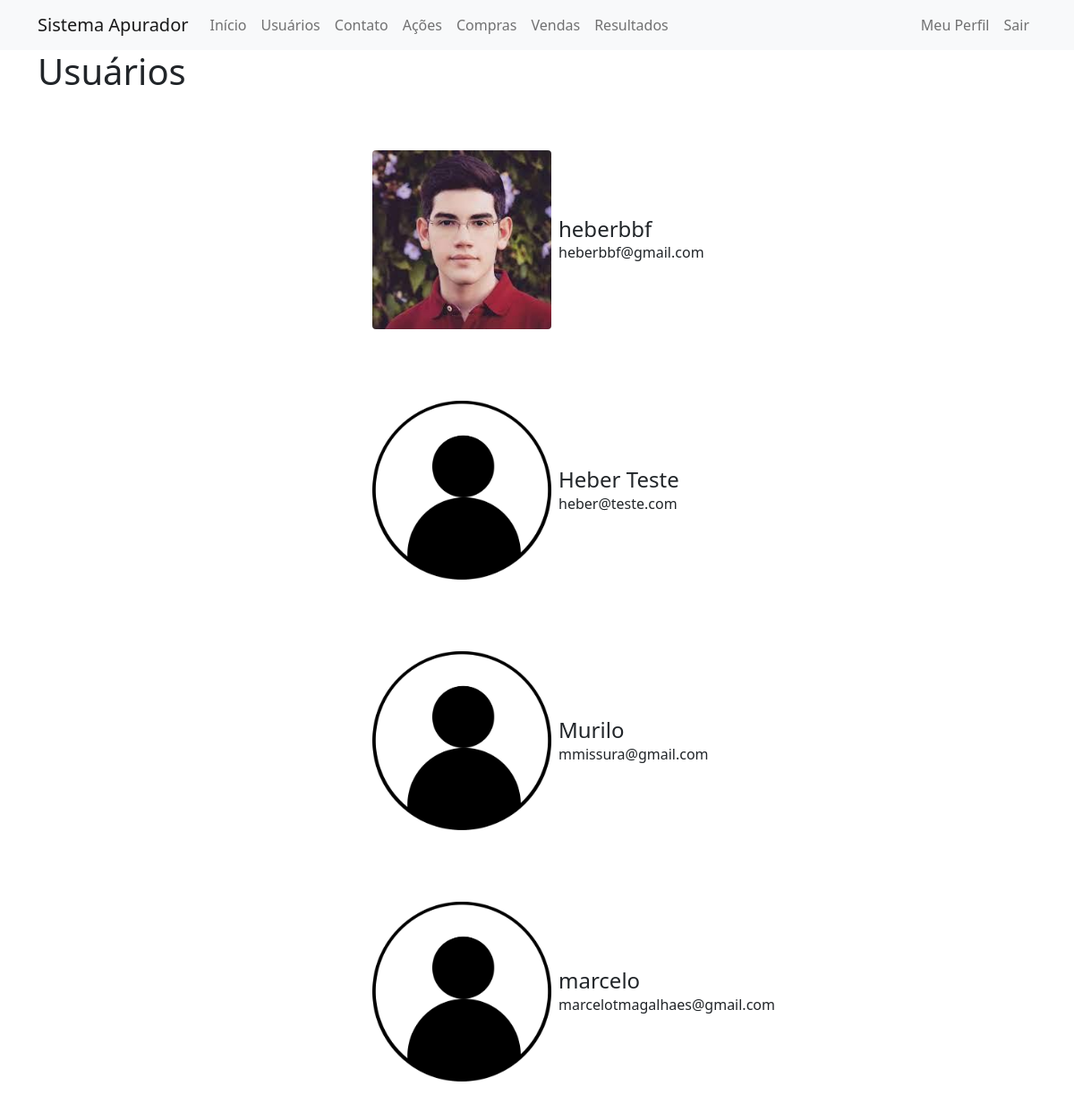
Page /usuarios (signed in) on the earlier database version.
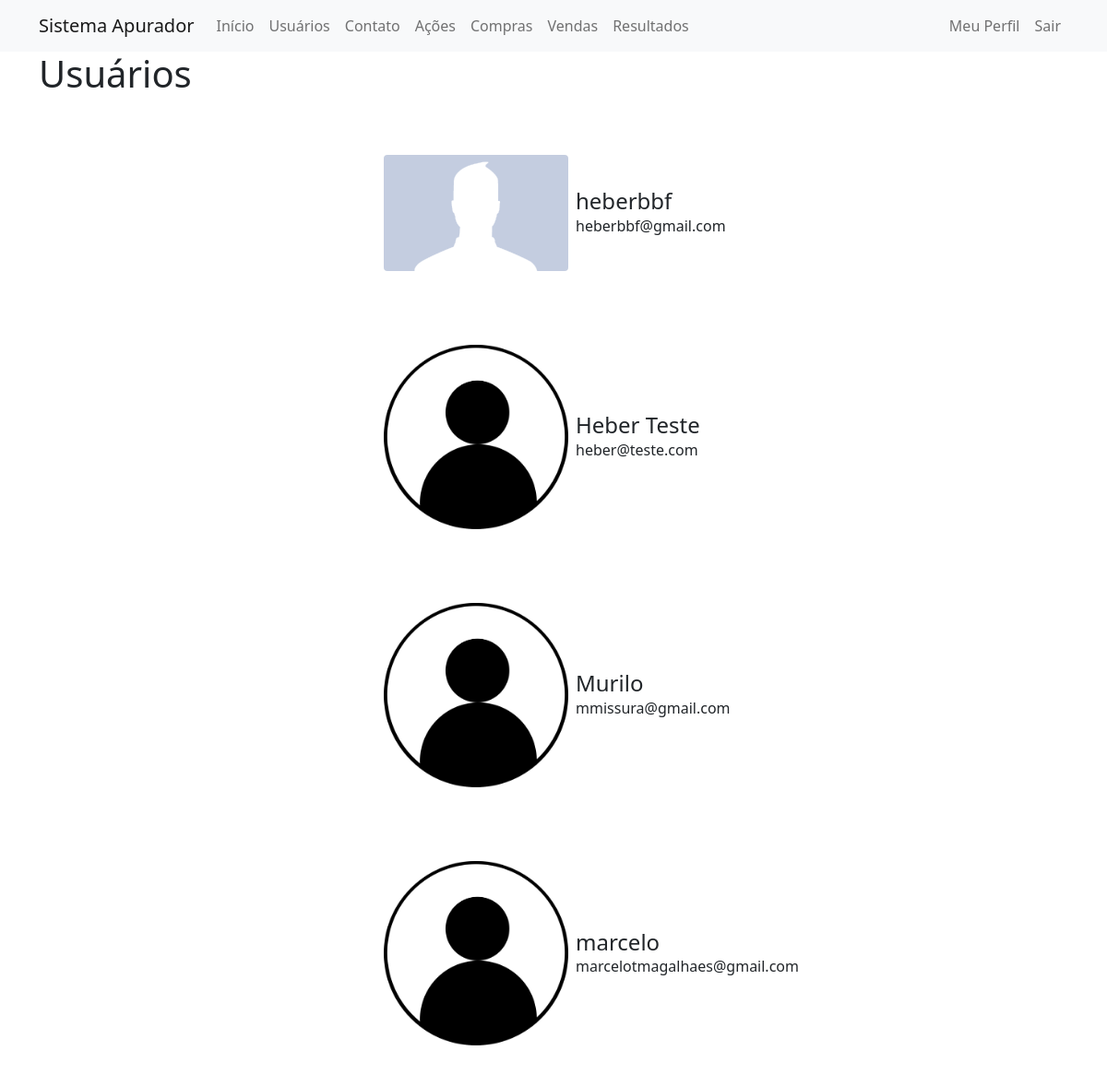
Same page on the later database version.
### app/models.py (models this page shows, shortened)
class Usuario(database.Model, UserMixin):
    id = database.Column(database.Integer, primary_key=True)
    username = database.Column(database.String, nullable=False)
    email = database.Column(database.String, nullable=False, unique=True)
    senha = database.Column(database.String, nullable=False)
    foto_perfil = database.Column(database.String, default='default.jpg')
    posts = database.relationship('Post', backref='autor', lazy=True)
    cursos = database.Column(database.String, nullable=False, default='Não Informado')
    compras = database.relationship('Compras', backref='autor', lazy=True)
    vendas = database.relationship('Vendas', backref='autor', lazy=True)
    apuracao = database.relationship('Apuracao', backref='autor', lazy=True)

### app/routes.py (the view)
@app.route('/usuarios')
@login_required
def usuarios():
    lista_usuarios = Usuario.query.all()
    return render_template('usuarios.html', lista_usuarios=lista_usuarios)

### app/models.py (called while the page is built)
@login_manager.user_loader
def load_usuario(id_usuario):
    return Usuario.query.get(int(id_usuario))

### app/templates/usuarios.html (shortened to what this page needs)
{% extends 'base.html' %}
{% block body %}
        <div class="container">
            <h1>Usuários</h1>
            {% for usuario in lista_usuarios %}
            <div class="container mt-5 d-flex justify-content-center">
                <div class="card p-3">
                    <div class="d-flex align-items-center">
                        <div class="image pe-2"> <img src="{{ url_for('static', filename='fotos_perfil/{}'.format(usuario.foto_perfil)) }}" class="rounded" width="200"> </div>
                        <div class="ml-3 w-100">
                            <h4 class="mb-0 mt-0">{{ usuario.username }}</h4> <span>{{ usuario.email }}</span>
                        </div>
                    </div>
                </div>
            </div>
            {% endfor %}
        </div>
{% endblock %}

### app/templates/base.html (shortened to what this page needs)
<!DOCTYPE html>
<html lang="pt-br">
  <head>
    <link
      href="https://cdn.jsdelivr.net/npm/bootstrap@5.0.0-beta1/dist/css/bootstrap.min.css"
      rel="stylesheet"
    />
    <link
      rel="stylesheet"
      type="text/css"
      href="{{ url_for('static', filename='main.css') }}"
    />
  </head>
  <body>
    {% include 'navbar.html' %}
    {% block body %} {% endblock %}
  </body>
</html>

### app/templates/navbar.html (shortened to what this page needs)
<nav class="navbar navbar-expand-lg navbar-light bg-light">
  <div class="container-fluid container">
    <a class="navbar-brand" href="{{ url_for('home') }}">Sistema Apurador</a>
    <div class="collapse navbar-collapse" id="navbarSupportedContent">
      <ul class="navbar-nav me-auto mb-2 mb-lg-0">
        <li class="nav-item">
          <a class="nav-link" aria-current="page" href="{{ url_for('home') }}"
            >Início</a
          >
        </li>
        <li class="nav-item">
          <a class="nav-link" href="{{ url_for('usuarios') }}">Usuários</a>
        </li>
        <li class="nav-item">
          <a class="nav-link" href="{{ url_for('contato') }}">Contato</a>
        </li>
        <li class="nav-item">
          <a class="nav-link" href="{{ url_for('acoes') }}">Ações</a>
        </li>
         <li class="nav-item">
          <a class="nav-link" href="{{ url_for('compras') }}">Compras</a>
        </li>
         <li class="nav-item">
          <a class="nav-link" href="{{ url_for('vendas') }}">Vendas</a>
        </li>
         <li class="nav-item">
          <a class="nav-link" href="{{ url_for('apuracao') }}">Resultados</a>
        </li>
      </ul>
      <ul class="d-flex navbar-nav">
        {% if current_user.is_authenticated %}
        <li class="nav-item">
          <a class="nav-link" href="{{ url_for('perfil') }}">Meu Perfil</a>
        </li>
        <li class="nav-item">
          <a class="nav-link" href="{{ url_for('sair') }}">Sair</a>
        </li>
        {% endif %}
      </ul>
    </div>
  </div>
</nav>

### app/static/main.css (style rules this page uses)
.card { width: 400px; border: none; border-radius: 10px; background-color: #fff }

Differences in the rows shown:
changed Usuario "heberbbf": foto_perfil: a different picture
